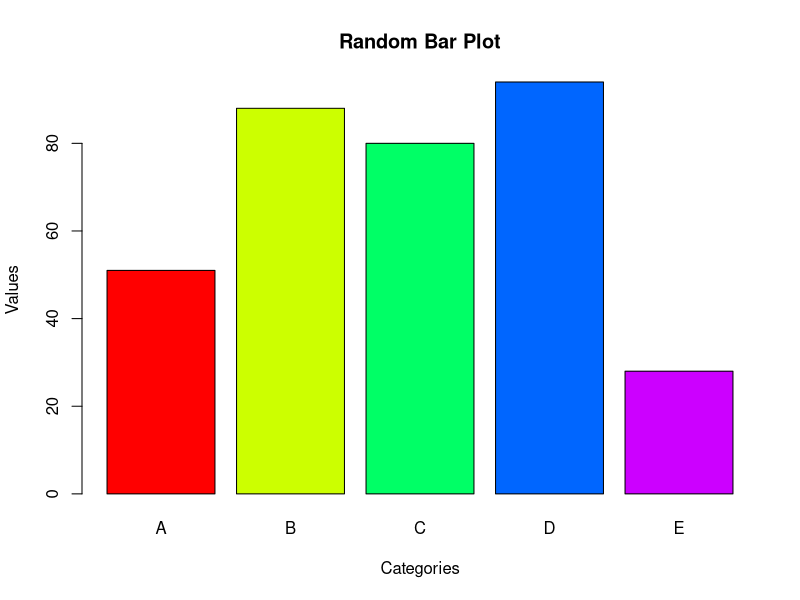

Generate this figure with R:
# Generate random data
categories <- c("A", "B", "C", "D", "E")
values <- sample(1:100, 5)

# Create bar plot
barplot(values, names.arg = categories, col = rainbow(5), main = "Random Bar Plot", xlab = "Categories", ylab = "Values")

# Save the plot to a file (the script name without .r extension)
script_name <- commandArgs(trailingOnly = FALSE)[4]
script_name <- sub("--file=", "", script_name)
plot_filename <- paste0(tools::file_path_sans_ext(basename(script_name)), ".png")
dev.copy(png, filename = plot_filename, width = 800, height = 600)
dev.off()

cat(paste("Plot saved as", plot_filename, "\n"))
